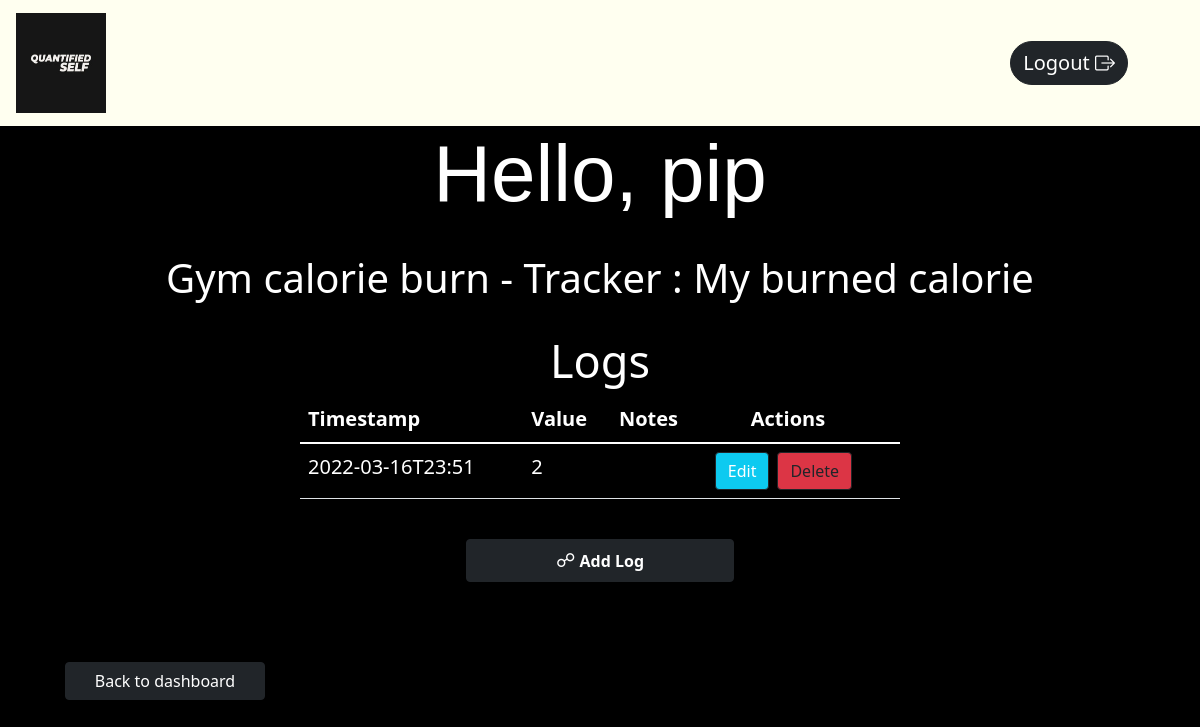
/logs/8, run on an earlier commit of the app's database.
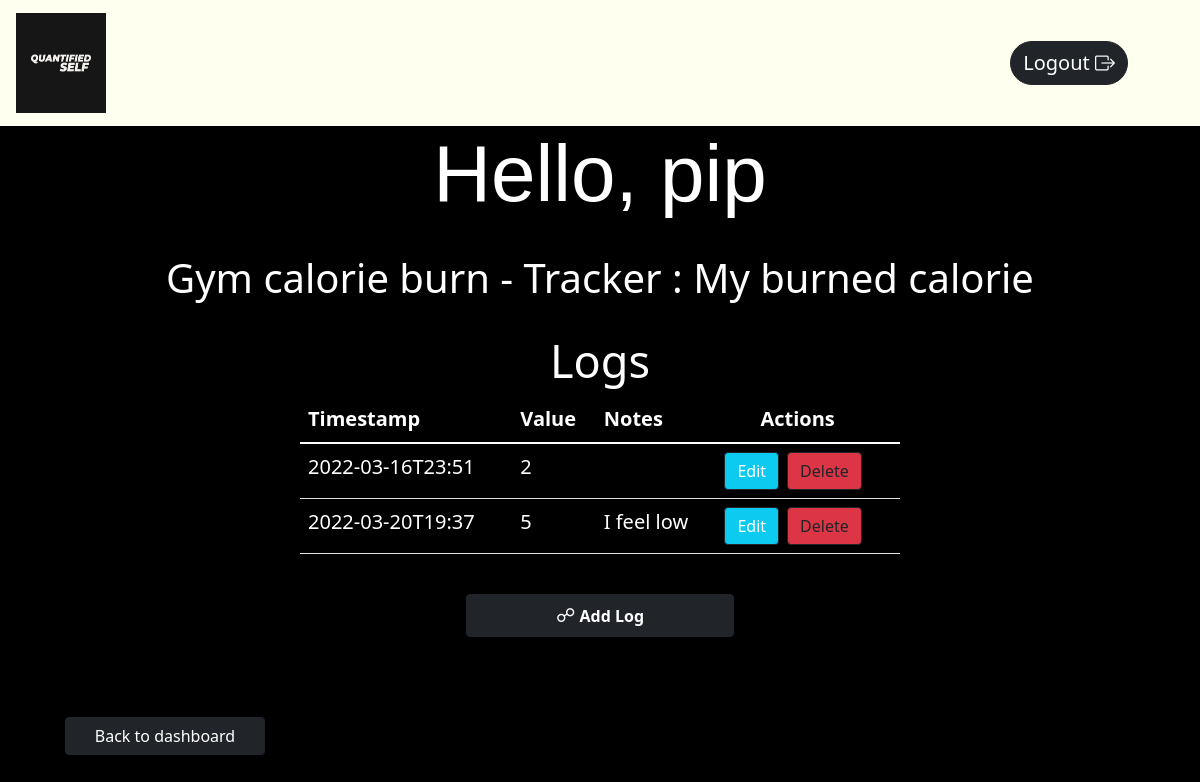
And on a later commit of the database.
### app.py (models this page shows, shortened)
class User(db.Model, UserMixin):
    __tablename__ = 'user'
    user_id = db.Column(db.Integer, primary_key=True, autoincrement=True)
    username = db.Column(db.String, nullable=False, unique=True)
    password = db.Column(db.String, nullable=False)
    trackers = db.relationship("Tracker")

class Tracker(db.Model):
    __tablename__ = 'tracker'
    tracker_id = db.Column(db.Integer, primary_key=True, autoincrement=True)
    user_id = db.Column(db.Integer, db.ForeignKey("user.user_id"), nullable=False)
    tracker_name = db.Column(db.String, nullable=False)
    description = db.Column(db.String, nullable=False)
    tracker_type = db.Column(db.String, nullable=False)
    options = db.Column(db.String, nullable=True, default=None)
    logs = db.relationship('Log')

class Log(db.Model):
    __tablename__ = 'logger'
    logger_id = db.Column(db.Integer, autoincrement=True, primary_key=True)
    tracker_id = db.Column(db.Integer, db.ForeignKey("tracker.tracker_id"), nullable=False)
    log_value = db.Column(db.String, nullable=False)
    comments = db.Column(db.String, nullable=True)
    timestamp = db.Column(db.String, nullable=False, default=datetime.now())

### app.py (the view, shortened to what this page needs)
@app.route("/logs/<int:tid>", methods=["GET", "POST"])
def logs(tid):
    track = Tracker.query.filter_by(tracker_id=tid).first()
    trackers=User.query.filter_by(user_id=track.user_id).first()
    if request.method == "GET":
        loggers=Log.query.filter_by(tracker_id=tid).all()
        return render_template("logs.html", track=track,c=trackers, d=trackers.trackers, loggers=loggers)
    loggers=Log.query.filter_by(tracker_id=tid).all()
    return render_template("logs.html", track=track,c=trackers, loggers=loggers)

### templates/logs.html (shortened to what this page needs)
<!DOCTYPE html>
<html lang="en">
<head>
    <link href="https://cdn.jsdelivr.net/npm/bootstrap@5.1.3/dist/css/bootstrap.min.css" rel="stylesheet"
>
        <link rel="stylesheet" href="https://cdn.jsdelivr.net/npm/bootstrap-icons@1.8.1/font/bootstrap-icons.css">
    <link rel="stylesheet" type="text/css" href="{{ url_for('static' ,filename='style.css') }}">
</head>
<body class="bg-Logs">
    <nav class="navbar navbar-light ">
        <div class="container mx-1 ">
            <a class="navbar-brand" style="font-size: 30px;" href="/dashboard/{{c.user_id}}">
                <img src="{{ url_for('static' ,filename='QS logo.png') }}" alt="" width="90" height="100"
                    class="d-inline-block align-text-middle">
            </a>
            <a class="btn btn-dark btn-block mx-1" style="font-size:20px; border-radius: 25px;" href="/logout">Logout <i class="bi bi-box-arrow-right"></i></a>
        </div>
    </nav>
    <div class="log-centre">
        <h1 class=" display-4 mx-5"
        style="font-family: 'Franklin Gothic Medium', 'Arial Narrow', Arial, sans-serif; font-size: 80px;"> Hello,
        {{c.username}}</h1>
    <br>
        <h1 class="mx-5">{{track['tracker_name']}} - Tracker : {{track['description']}}</h1>
        <br>
        <h1 class="mx-5" style="font-size: 45px;">Logs</h1>
    </div>
    <table class="container table table table-striped table-hover " style="width:50%; ">
        <thead class="logs-color">
            <tr style="font-size: 20px;">
                <th scope="col">Timestamp</th>
                <th scope="col">Value</th>
                <th scope="col">Notes</th>
                <th scope="col" style="position: relative; left:40px;">Actions</th>
            </tr>
        </thead>
        <tbody class="logs-color">
            {% for i in loggers %}
            <tr style="font-size: 20px;">
                <td scope="col">{{i.timestamp}}</td>
                <td scope="col">{{i.log_value}}</td>
                <td scope="col">{{i.comments}}</td>
                <td scope="col"><a href="/update_log/{{i.tracker_id}}" type="button" class="btn btn-outline-dark btn-info mx-1 logs-color">Edit</button>
                        <a href="/delete_log/{{i.logger_id}}" type="button" class="btn btn-outline-dark btn-danger mx-1">Delete</button>
                </td>
            </tr>
            {% endfor %}
        </tbody>
    </table><br>
    <div
        class="d-grid gap-2 col-3 mx-auto">
        <button type="submit" class="btn btn-dark btn-block mx-3" data-bs-toggle="modal" data-bs-target="#logModal">
            <span style="font-size:120%;color:white;">&#9741;</span> <b> Add Log
            </b> </button>
    </div>
    <a href="/dashboard/{{track['user_id']}}" class="container btn btn-dark col-2"
        style="position: relative; bottom: -80px; left: 65px;">  Back to dashboard</a>
</body>
</html>

### static/style.css (style rules this page uses)
.bg-Logs { background: #000000; background: -webkit-linear-gradient(to right, #000000, #000000); background: linear-gradient(to right, #000000, #000000); }
h1 { color: white; font-family: unset; }
.navbar { background: ivory; }
.log-centre { display: flex; justify-content: center; flex-direction: column; align-items: center; }
.logs-color { color: white !important; }
.logs-color td { color: white !important; }

What changed in the data, as far as the page shows it:
added Log: timestamp "2022-03-20T19:37", log_value "5", comments "I feel low"
